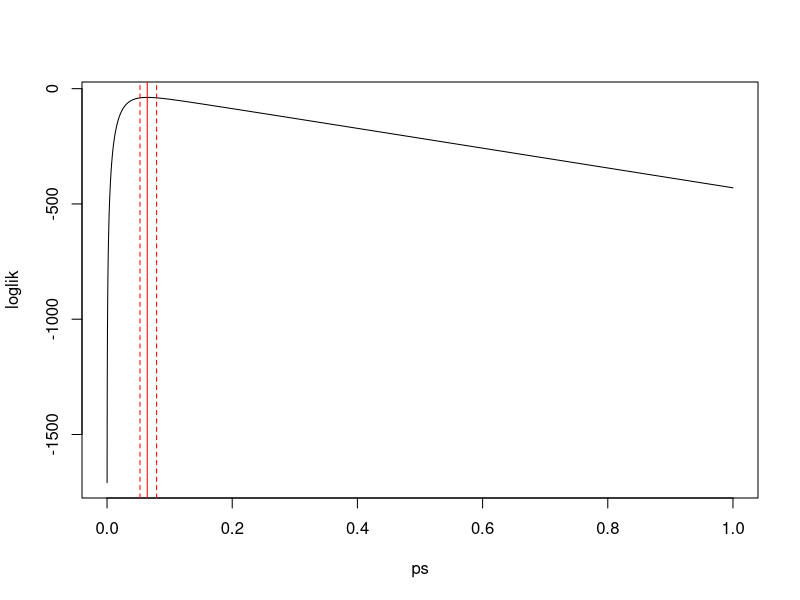
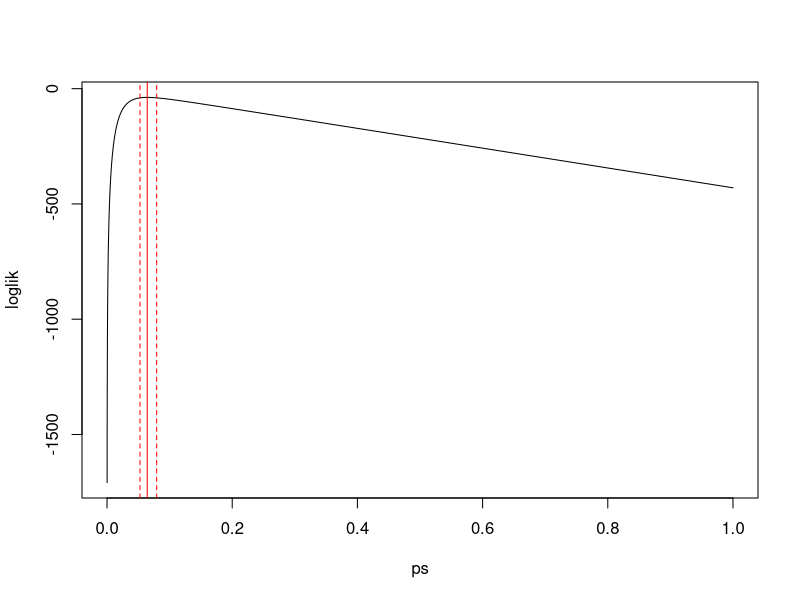
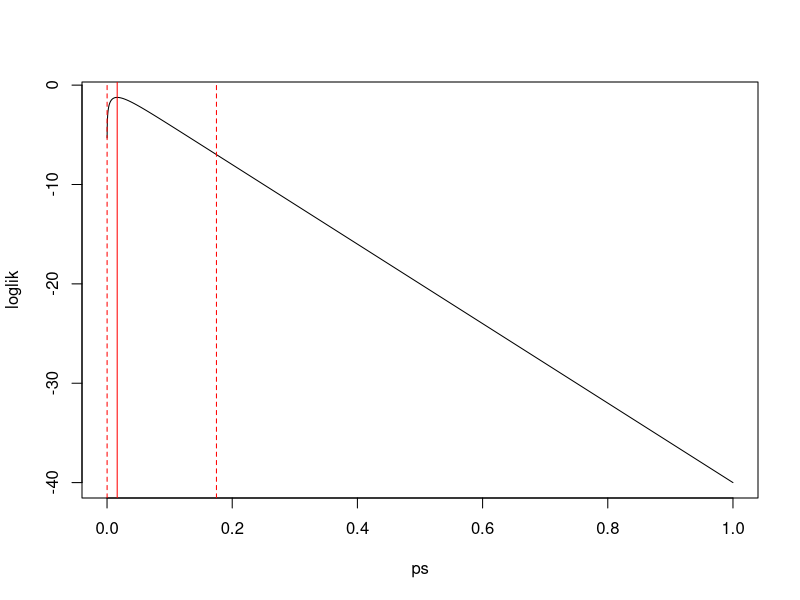

Recreate these plots in R, in order.
#### auxiliary functions ####
setNA <- function (v, a) {
  v[is.na(v)] <- a; v
}

# loglikelihood function
# dat_mx should have three columns containing input copies,
# number of positive reactions and number of negative reactions
logL <- function(dat_mx, p){
  prob_fail <- exp(-dat_mx[,1] * p)
  sum(log(prob_fail) * dat_mx[,3] +
        log(1 - prob_fail) * dat_mx[, 2])
}

#### LoD for a single stage ####

LoD <- function(dat_mx, level=0.95){

  # maximise likelihood estimation of p, the probability that
  # a single molecule can be positively tested
  func <- function(p) logL(dat_mx, p)
  ret <- optimise(func, c(0,1), maximum=TRUE)
  p <- ret$maximum

  # confidence interval for p constructed using log likelihood
  # ratio test (chisq with 1 dof under the null)
  ps = seq(0, 1, by=0.0001)
  loglik <- sapply(ps, func)
  threshold <- ret$objective - qchisq(level, df=1) / 2
  CI_p <- range(ps[setNA(loglik > threshold, FALSE)])

  plot(ps, loglik, type='l') # visualise log likelihood
  abline(v=p, lty=1, col='red') # MLE
  abline(v=CI_p, lty=2, col='red') # plot confidence interval for p

  # use MLE and CI of p to compute MLE and CI of LoD-95
  LoD <- round(-log(1-level)/p, 1)
  CI_LoD <- round(rev(-log(1-level)/CI_p), 1)

  return(list(prob=p, CI_prob=CI_p, LoD=LoD, CI_LoD=CI_LoD))
}


#### Two stage LoD ####

LoD_ts <- function(mx1, mx2, level=0.95){
  alpha = 1 - level
  ratio = sum(mx1[,-1]) / sum(mx2[,-1])
  alpha2 = alpha / (ratio + 1)
  alpha1 = alpha2 * ratio
  ret1 <- LoD(mx1, level=1-alpha1)
  ret2 <- LoD(mx2, level=1-alpha2)
  p <- ret1$prob; CI_p <- ret1$CI_prob
  q <- ret2$prob; CI_q <- ret2$CI_prob

  # compute combined detection probability and LoD
  s <- 1-(1-p)*(1-q)
  CI_s <- 1-(1-CI_p)*(1-CI_q)

  # compute combined LoD
  LoD_s <- round(-log(0.05)/s, 1)
  CI_LoD_s <- round(rev(-log(0.05)/CI_s), 1)

  return(list(prob=s, CI_prob=CI_s, LoD=LoD_s, CI_LoD=CI_LoD_s))
}

#### main ####
# Stage 1 result data matrix
mx1 <- matrix(c(10, 4, 8,
               50, 171, 5,
               100, 168, 1), ncol=3, byrow=TRUE)
colnames(mx1) <- c('copies', 'success', 'fail')
mx1

# Stage 2 result data matrix
mx2 <- matrix(c(10, 0, 4,
                50, 1, 0), ncol=3, byrow=TRUE)
colnames(mx2) <- c('copies', 'success', 'fail')
mx2

# Stage 1 LoD95
LoD(mx1)

# Stage 1 + 2 LoD95
LoD_ts(mx1, mx2)
